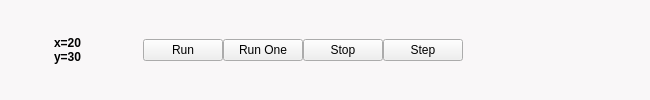
        <widget class="QFrame" name="frameBandDirection">
         <property name="sizePolicy">
          <sizepolicy hsizetype="Preferred" vsizetype="Expanding">
           <horstretch>0</horstretch>
           <verstretch>0</verstretch>
          </sizepolicy>
         </property>
         <property name="minimumSize">
          <size>
           <width>650</width>
           <height>0</height>
          </size>
         </property>
         <property name="maximumSize">
          <size>
           <width>650</width>
           <height>100</height>
          </size>
         </property>
         <property name="styleSheet">
          <string notr="true">QFrame {
 border: 0px solid rgb(0,0,0);
 background:rgb(249,247,248);
}

QLabel{
image: url (:/SiemensHMI/ArrowLeftToRight.png);
}</string>
         </property>
         <property name="frameShape">
          <enum>QFrame::Box</enum>
         </property>
         <property name="frameShadow">
          <enum>QFrame::Plain</enum>
         </property>
         <layout class="QGridLayout" name="gridLayout_9">
          <property name="leftMargin">
           <number>0</number>
          </property>
          <property name="topMargin">
           <number>0</number>
          </property>
          <property name="rightMargin">
           <number>0</number>
          </property>
          <property name="bottomMargin">
           <number>0</number>
          </property>
          <property name="spacing">
           <number>0</number>
          </property>
          <item row="0" column="6">
           <widget class="QPushButton" name="pushButtonRunCameraSimulation">
            <property name="text">
             <string>Run</string>
            </property>
           </widget>
          </item>
          <item row="0" column="9">
           <widget class="QPushButton" name="pushButtonStepCameraSimulation">
            <property name="text">
             <string>Step</string>
            </property>
           </widget>
          </item>
          <item row="0" column="5">
           <widget class="QLabel" name="labelBandDirectional">
            <property name="sizePolicy">
             <sizepolicy hsizetype="Fixed" vsizetype="Fixed">
              <horstretch>0</horstretch>
              <verstretch>0</verstretch>
             </sizepolicy>
            </property>
            <property name="minimumSize">
             <size>
              <width>0</width>
              <height>60</height>
             </size>
            </property>
            <property name="maximumSize">
             <size>
              <width>16777215</width>
              <height>60</height>
             </size>
            </property>
            <property name="toolTip">
             <string extracomment="Band Directional"/>
            </property>
            <property name="styleSheet">
             <string notr="true">QLabel{
image: url(:/SiemensHMI/ArrowLeftToRight.png);
}</string>
            </property>
            <property name="text">
             <string/>
            </property>
            <property name="pixmap">
             <pixmap resource="SiemensHMI.qrc">:/SiemensHMI/ArrowLeftToRight.png</pixmap>
            </property>
           </widget>
          </item>
          <item row="0" column="10">
           <spacer name="horizontalSpacer_4">
            <property name="orientation">
             <enum>Qt::Horizontal</enum>
            </property>
            <property name="sizeHint" stdset="0">
             <size>
              <width>187</width>
              <height>20</height>
             </size>
            </property>
           </spacer>
          </item>
          <item row="0" column="7">
           <widget class="QPushButton" name="pushButtonRunOneVideoCameraSimulation">
            <property name="text">
             <string>Run One</string>
            </property>
           </widget>
          </item>
          <item row="0" column="8">
           <widget class="QPushButton" name="pushButtonStopCameraSimulation">
            <property name="text">
             <string>Stop</string>
            </property>
           </widget>
          </item>
          <item row="0" column="1">
           <widget class="QLabel" name="labelCameraVieportCoordinates">
            <property name="font">
             <font>
              <weight>75</weight>
              <bold>true</bold>
             </font>
            </property>
            <property name="text">
             <string>x=20
y=30</string>
            </property>
           </widget>
          </item>
          <item row="0" column="0">
           <spacer name="horizontalSpacer_2">
            <property name="orientation">
             <enum>Qt::Horizontal</enum>
            </property>
            <property name="sizeHint" stdset="0">
             <size>
              <width>40</width>
              <height>20</height>
             </size>
            </property>
           </spacer>
          </item>
          <item row="0" column="2">
           <spacer name="horizontalSpacer_12">
            <property name="orientation">
             <enum>Qt::Horizontal</enum>
            </property>
            <property name="sizeHint" stdset="0">
             <size>
              <width>40</width>
              <height>20</height>
             </size>
            </property>
           </spacer>
          </item>
         </layout>
        </widget>
